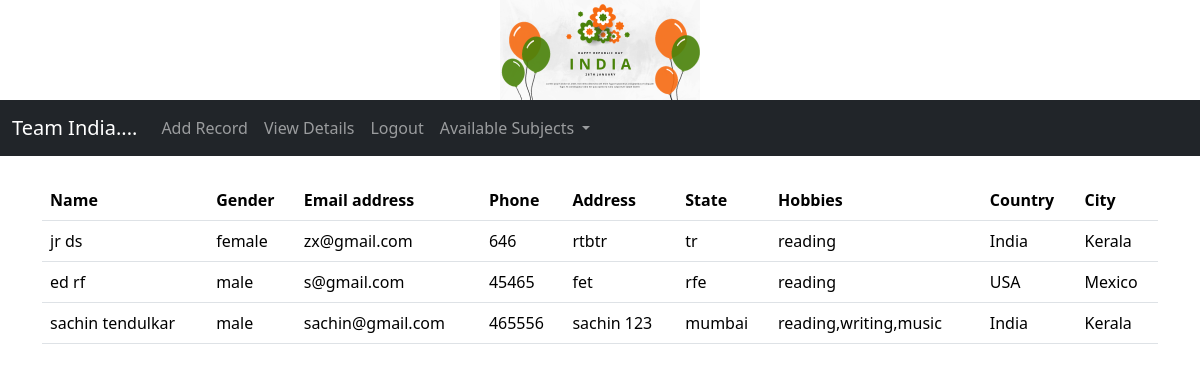
The app's page / (signed in) with its own data.
### demoapp/models.py (models this page shows, shortened)
class Record(models.Model):
    created_at=models.DateTimeField(auto_now_add=True)
    first_name=models.CharField(max_length=50)
    last_name=models.CharField(max_length=50)
    gender_choices=(('male','Male'),('female','Female'),)
    gender=models.CharField(max_length=10,choices=gender_choices,null=True)
    email =models.CharField(max_length=100)
    phone =models.IntegerField(max_length=50)
    address=models.CharField(max_length=100)
    state=models.CharField(max_length=50)
    hobbies=models.CharField(max_length=50,blank=True)
    COUNTRY_CHOICES = [
        ('India', 'India'),
        ('USA', 'USA'),
    ]
    CITY_CHOICES = [
        ('Kerala', 'Kerala'),
        ('TamilNadu', 'TamilNadu'),
        ('Mexico', 'Mexico'),
        ('Chicago', 'Chicago'),
    ]
    country = models.CharField(max_length=50, choices=COUNTRY_CHOICES, blank=True)
    city = models.CharField(max_length=50, choices=CITY_CHOICES, blank=True)

### demoapp/views.py (the view)
# urls.py: path('',views.home,name='home'),
def home(request):
    records=Record.objects.all()
    if request.method =='POST':
        username=request.POST['username']
        password=request.POST['password']
        user=authenticate(request,username=username,password=password)
        if user is not None:
            login(request,user)
            messages.success(request,"you are logged in")
            return redirect('home')
        else:
            messages.success(request,"error logging in")
            return redirect('home')
    else:
     return render(request,'home.html',{'records':records})

### templates/home.html (shortened to what this page needs)
{% extends 'base.html' %}
{% block content %}
{% if user.is_authenticated %}
    <table class="table">
  <thead>
    <tr>
      <th scope="col">Name</th>
        <th scope="col">Gender</th>
      <th scope="col">Email address</th>
      <th scope="col">Phone</th>
      <th scope="col">Address</th>
        <th scope="col">State</th>
        <th scope="col">Hobbies</th>
        <th scope="col">Country</th>
        <th scope="col">City</th>
    </tr>
  </thead>
  <tbody>
  {% if records %}
      {% for record in records %}
         <tr>
           <td>{{record.first_name}}
               {{record.last_name}} </td>
             <td>{{record.gender}}</td>
             <td>{{record.email}}</td>
             <td>{{record.phone}}</td>
             <td>{{record.address}}</td>
             <td>{{record.state}}</td>
             <td>{{record.hobbies}}</td>
             <td>{{record.country}}</td>
             <td>{{record.city}}</td>
         </tr>
      {% endfor %}
  {% endif %}
   </tbody>
    </table>
{% endif %}
{% endblock %}

### templates/base.html (shortened to what this page needs)
{% load static %}
<!doctype html>
<html lang="en">
  <head>
    <link href="https://cdn.jsdelivr.net/npm/bootstrap@5.3.2/dist/css/bootstrap.min.css" rel="stylesheet">
  </head>
  <body>
  {% include 'navbar.html' %}
  <div class="container">
      <br/>
   {% block content %}
   {% endblock %}
    </div>
  </body>
</html>

### templates/navbar.html (shortened to what this page needs)
{% load static %}
 <div style="text-align:center; display:flex; justify-content:center;align-items:center;">
              <img src="{% static 'img/indian flag.png' %}" alt="Centered Image">
          </div>
<nav class="navbar navbar-expand-lg navbar-dark bg-dark">
  <div class="container-fluid">
    <a class="navbar-brand" href="#">Team India....</a>
    <div class="collapse navbar-collapse" id="navbarSupportedContent">
      <ul class="navbar-nav me-auto mb-2 mb-lg-0">
          {% if user.is_authenticated %}
           <li class="nav-item">
          <a class="nav-link" href="{% url 'add_record' %}">Add Record</a>
         </li>
          <li class="nav-item">
          <a class="nav-link" href="{% url 'home' %}">View Details</a>
         </li>
         <li class="nav-item">
          <a class="nav-link" href="{% url 'logout' %}">Logout</a>
         </li>
          {% endif %}
        <li class="nav-item dropdown">
          <a class="nav-link dropdown-toggle" href="#" role="button" data-bs-toggle="dropdown" aria-expanded="false">
            Available Subjects
          </a>
        </li>
      </ul>
    </div>
  </div>
</nav>

### records on screen
Record: first_name "jr", last_name "ds", gender "female", email "zx@gmail.com", phone "646", address "rtbtr", state "tr", hobbies "reading", country "India", city "Kerala"
Record: first_name "ed", last_name "rf", gender "male", email "s@gmail.com", phone "45465", address "fet", state "rfe", hobbies "reading", country "USA", city "Mexico"
Record: first_name "sachin", last_name "tendulkar", gender "male", email "sachin@gmail.com", phone "465556", address "sachin 123", state "mumbai", hobbies "reading,writing,music", country "India", city "Kerala"
